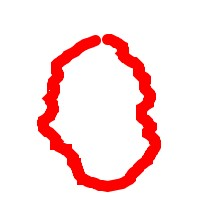
#> input picture data/train/circle/circle-1183.jpg, 224 x 224 px; its folder holds only this picture in this run
$ jupyter execute --allow-errors data_processing.ipynb
#> lines starting #> are read from the running program, lines starting #| are printed output that depends on the picture
#> further down, imagen is the input picture: PIL image 224x224 RGB; mean R, G, B 253.4, 229.8, 229.7
#> `imagen = imagen.resize((50, 50),Image.Resampling.LANCZOS)#reescalando ..`:
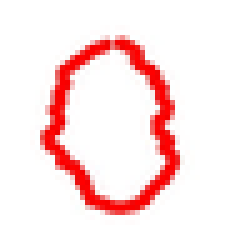
#> imagen: PIL image 50x50 RGB (shown 5 times larger); mean R, G, B 253.3, 229.8, 229.7
#> `imagen = imagen.convert('L')#aplicando filtro de rescalado en grises`:
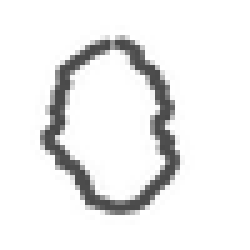
#> imagen: PIL image 50x50 L (shown 5 times larger); min 71, max 255, mean 236.8
[cell 1]
from PIL import Image
import numpy as np
import os

[cell 2]
directorios=["data/train/circle","data/train/kite","data/train/parallelogram","data/train/rectangle","data/train/rhombus","data/train/square","data/train/trapezoid","data/train/triangle"]
matrices_imagenes=[]
#> (the rest of this cell did not finish here and is left out)
